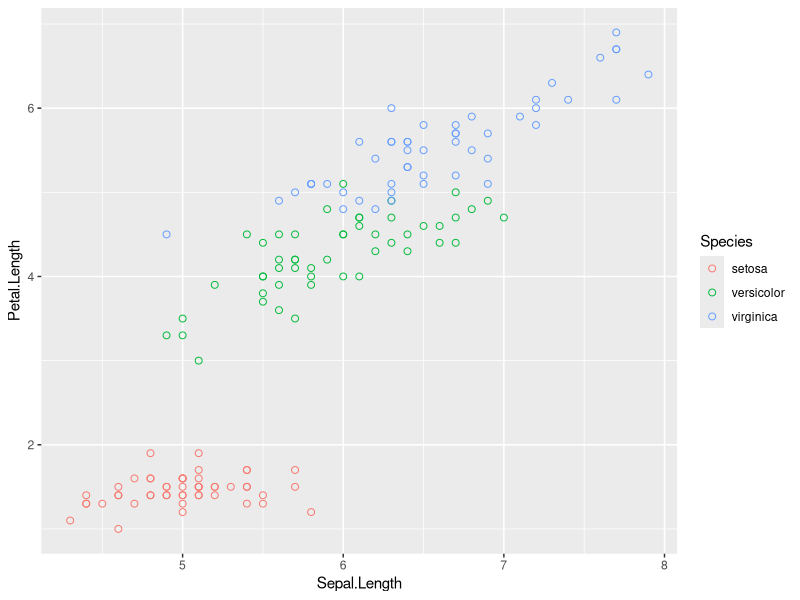

Here is the R script that generated this plot:
## ---- chunk 1
suppressPackageStartupMessages({
  library(knitr) 
  library(magrittr)
  library(dplyr)
  library(ggplot2)
  library(xtable)
  library(data.table)
})
opts_chunk$set(echo = TRUE, cache = FALSE, comment="")
fit100 <- function(fname) sprintf('<img src="img/%s" style="vertical-align : middle" />', fname)
fit50 <- function(fname) sprintf('<img src="img/%s" class="fit50" />', fname)
fig <- function(fname, size=100) 
  sprintf('<img src="img/%s" style="max-width:%d%%;max-height:%d%%;" />', fname, size, size)
fig2 <- function(path, size = 100) {
  sprintf("<img src='img/%s' style='width: %d%%'></img>", path, size)
}
sys_name <- Sys.info()["sysname"] %>% tolower
sys_encode <- c("utf8", "utf8", "big5")[pmatch(sys_name, c("linux", "darwin", "windows"))]
sessionInfo() %>% capture.output %>% cat(file = "sessionInfo.log", sep = "\n")
thm <- theme(text=element_text(size=18))
las2 <- theme(axis.text.x = element_text(angle = 90, hjust = 1))
## ---- chunk 2
summary(cars$dist)
## ---- chunk 3
iris %>% 
  ggplot(aes(x=Sepal.Length, y=Petal.Length, color=Species)) + 
  geom_point(shape=1, size=2) # shape控制圖示；size控制點的大小
## ---- chunk 4
print(head(women))
## ---- chunk 5
knitr::kable(head(women))
